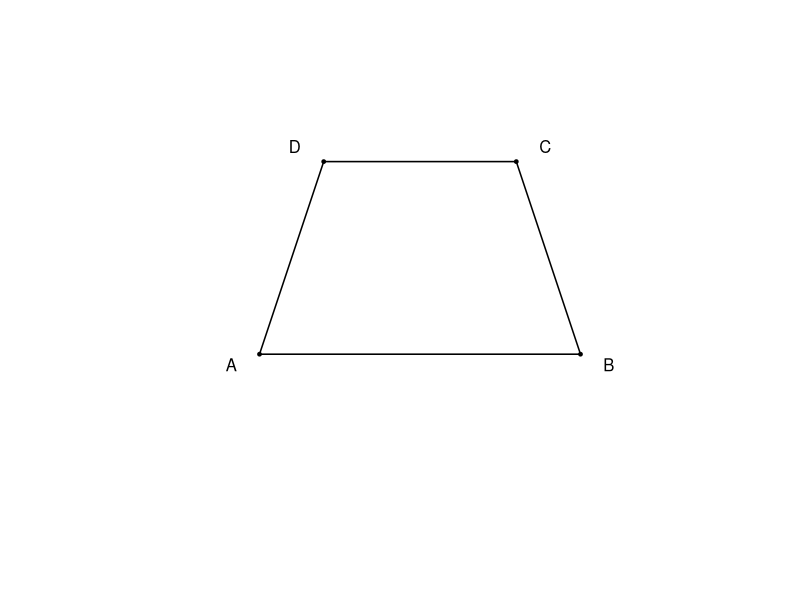

This figure's R source:
setwd("C:/Users/18904/Github/junior-mathematics/codes")
if(!dir.exists("../figures"))dir.create("../figures")

# week32-1: quadrilateral ABCD with AD//BC, angles A,B,C,D
draw1=function(){
  plot(0,0,xlim=c(-1,6),ylim=c(-1,5),type="n",asp=1,axes=FALSE,xlab="",ylab="")
  segments(0,1,5,1,lwd=1.5); segments(0,1,1,4,lwd=1.5); segments(1,4,4,4,lwd=1.5); segments(4,4,5,1,lwd=1.5)
  points(0,1,pch=19,cex=0.5);points(1,4,pch=19,cex=0.5);points(4,4,pch=19,cex=0.5);points(5,1,pch=19,cex=0.5)
  text(-0.2,0.8,"A",pos=2); text(0.8,4.2,"D",pos=2); text(4.2,4.2,"C",pos=4); text(5.2,0.8,"B",pos=4)
}
cairo_pdf("../figures/week32-1.pdf",width=4,height=4,family="sans");draw1();dev.off()
svglite::svglite("../figures/week32-1.svg",width=4,height=4);draw1();dev.off()
